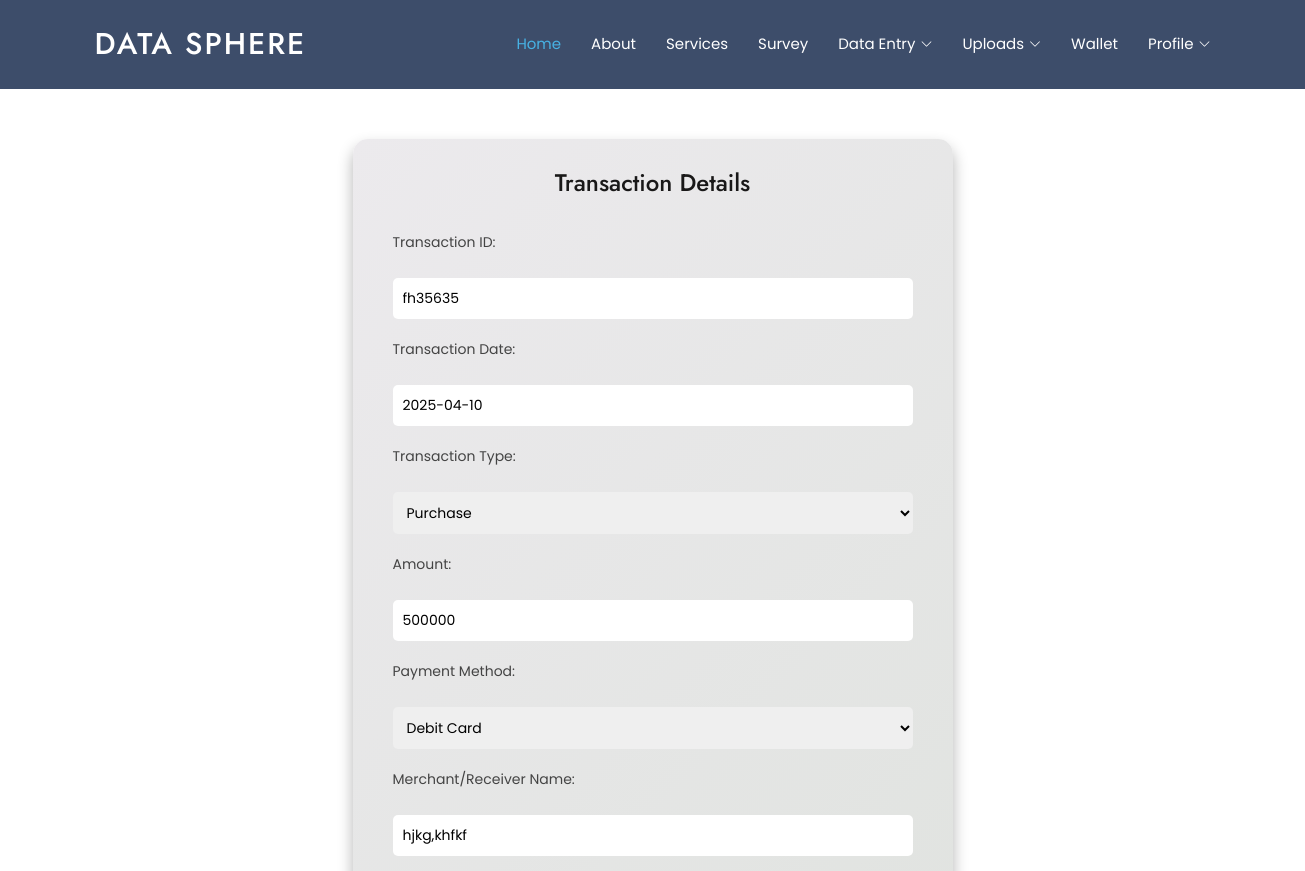
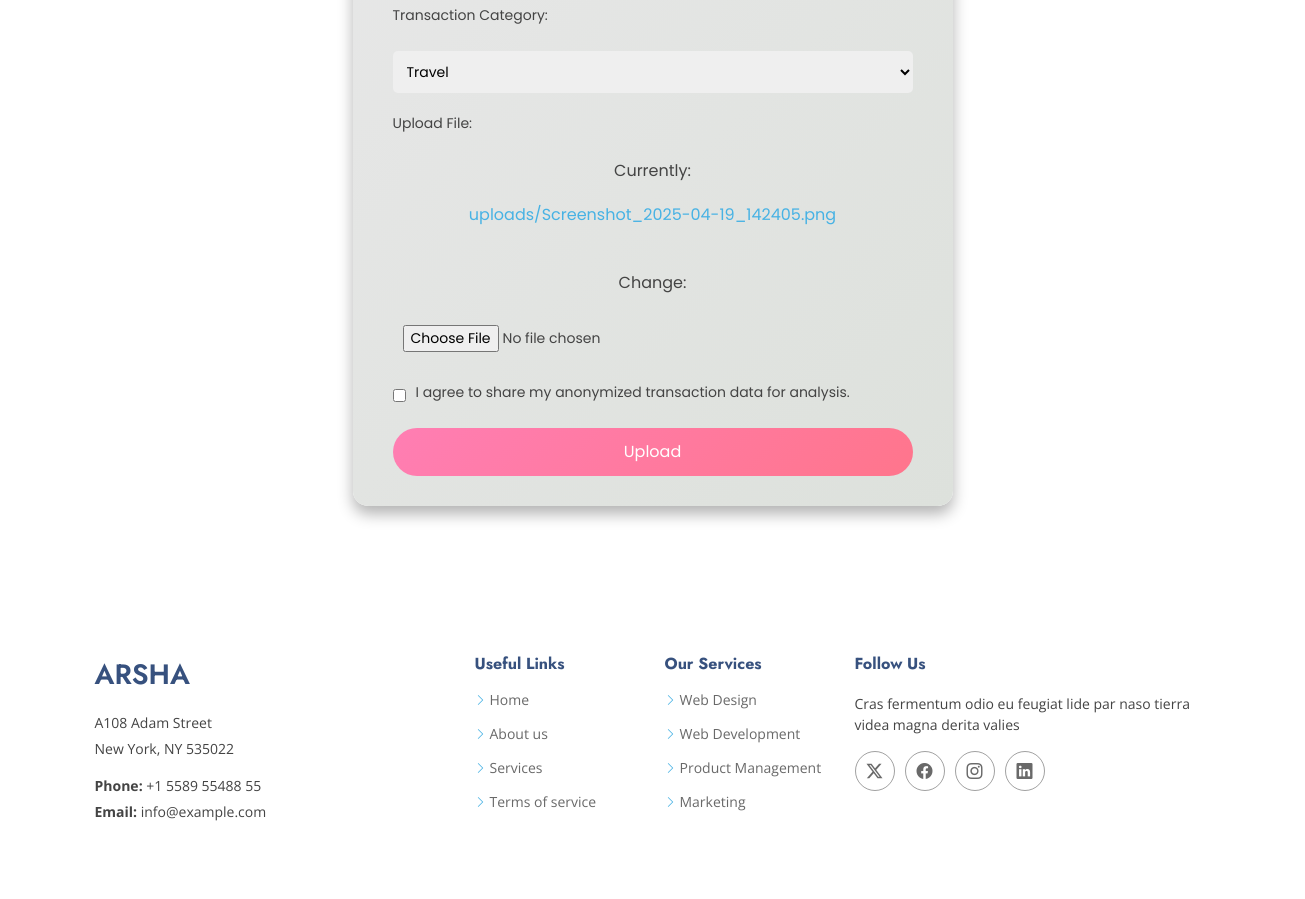
The page /tran_edit/8/ on the database its author committed (2 pictures, top to bottom).
### Dataapp/models.py (models this page shows)
class UploadedFile(models.Model):
    file = models.FileField(upload_to='uploads/')
    transaction_id = models.CharField(max_length=100, null=True, blank=True)
    dateee = models.DateField(default=now)
    transaction_type = models.CharField(max_length=100, default="0")
    amount = models.CharField(max_length=100, default="0")
    payment_method = models.CharField(max_length=100, default="0")
    merchant_name = models.CharField(max_length=100, default="0")
    category = models.CharField(max_length=100,default=0)
    upload_date = models.DateField(default=now)
    status = models.IntegerField(default=0)
    login = models.ForeignKey(User, on_delete=models.CASCADE)

### Dataapp/views.py (the view)
# urls.py: path('tran_edit/<int:id>/',views.tran_edit,name='tran_edit'),
def tran_edit(request,id):
    log=get_object_or_404(UploadedFile,id=id)
    if request.method=='POST':
        form=UploadFileForm(request.POST,request.FILES,instance=log)
        if form.is_valid():
            form.save()
            return redirect('user_transaction_view')
    else:
        form=UploadFileForm(instance=log)
    return render(request,'user/user_trans_view_up.html',{'form':form})

### Dataapp/forms.py
class UploadFileForm(forms.ModelForm):
    trans_CHOICES = [
    ('purchase', 'Purchase'),
    ('refund', 'Refund'),
    ('subscription', 'Subscription'),
    ('donation', 'Donation'),
    ]
    payment_CHOICES = [
    ('credit_card', 'Credit Card'),
    ('debit_card', 'Debit Card'),
    ('paypal', 'PayPal'),
    ('upi', 'UPI'),
    ('crypto', 'Cryptocurrency'),
    ]
    transaction_type = forms.ChoiceField(choices=trans_CHOICES)
    payment_method = forms.ChoiceField(choices=payment_CHOICES)
    category = forms.ChoiceField(choices=trans_categ)
    class Meta:
        model = UploadedFile
        fields = ['file', 'transaction_id', 'dateee', 'transaction_type', 'amount', 'payment_method', 'merchant_name', 'category']

### Dataapp/templates/user/user_trans_view_up.html (shortened to what this page needs)
{% extends "user/user_header.html" %}
{% load static %}
{% block content %}
<!DOCTYPE html>
<html>
<head>
</head>
<body>
    <div class="upload-container">
        <form method="post" enctype="multipart/form-data">
            <h2>Transaction Details</h2>
            <label for="transaction_id">Transaction ID:</label>
            {{ form.transaction_id }}
            <label for="date_time">Transaction Date:</label>
            {{ form.dateee }}
            <label for="transaction_type">Transaction Type:</label>
            {{ form.transaction_type }}
            <label for="amount">Amount:</label>
            {{ form.amount }}
            <label for="payment_method">Payment Method:</label>
            {{ form.payment_method }}
            <label for="merchant">Merchant/Receiver Name:</label>
            {{ form.merchant_name }}
            <label for="category">Transaction Category:</label>
            {{ form.category }}
            <label for="file">Upload File:</label>
            {{ form.file }}
            <div class="checkbox-label">
                <input type="checkbox" id="consent" name="consent" required>
                <label for="consent">I agree to share my anonymized transaction data for analysis.</label>
            </div>
            <button type="submit">Upload</button>
        </form>
    </div>
</body>
</html>
{% endblock %}

### Dataapp/static/user/assets/css/main.css (style rules this page uses)
:root { --default-font: "Open Sans", system-ui, -apple-system, "Segoe UI", Roboto, "Helvetica Neue", Arial, "Noto Sans", "Liberation Sans", sans-serif, "Apple Color Emoji", "Segoe UI Emoji", "Segoe UI Symbol", "Noto Color Emoji"; --heading-font: "Jost", sans-serif; --nav-font: "Poppins", sans-serif; }
:root { --background-color: #ffffff; --default-color: #444444; --heading-color: #37517e; --accent-color: #47b2e4; --surface-color: #ffffff; --contrast-color: #ffffff; }
:root { --nav-color: #ffffff; --nav-hover-color: #47b2e4; --nav-mobile-background-color: #ffffff; --nav-dropdown-background-color: #ffffff; --nav-dropdown-color: #444444; --nav-dropdown-hover-color: #47b2e4; }
:root { scroll-behavior: smooth; }
body { color: var(--default-color); background-color: var(--background-color); font-family: var(--default-font); }
a { color: var(--accent-color); text-decoration: none; transition: 0.3s; }
h1, h2, h3, h4, h5, h6 { color: var(--heading-color); font-family: var(--heading-font); }

### Dataapp/templates/user/user_trans_view_up.html (style rules this page uses)
.upload-container { font-family: 'Poppins', sans-serif; background: linear-gradient(135deg, #eceaed, #dde1dc); margin: 50px auto; padding: 30px 40px; border-radius: 15px; box-shadow: 0 8px 15px rgba(0, 0, 0, 0.3); text-align: center; width: 600px; backdrop-filter: blur(10px); }
.upload-container h2 { color: #191818; margin-bottom: 15px; font-size: 24px; }
.upload-container form { display: flex; flex-direction: column; gap: 20px; }
.upload-container label { font-size: 14px; text-align: left; margin-bottom: 5px; }
.upload-container input, .upload-container select { padding: 10px; border: none; border-radius: 5px; font-size: 14px; width: 100%; box-sizing: border-box; }
.upload-container input[type="checkbox"] { width: auto; margin-right: 10px; }
.upload-container button { background: linear-gradient(135deg, #ff7eb3, #ff758c); color: white; border: none; padding: 12px 20px; border-radius: 25px; cursor: pointer; font-size: 16px; transition: all 0.3s ease; }
.upload-container .checkbox-label { display: flex; align-items: center; font-size: 14px; }

### rows shown on the page
UploadedFile: transaction_id "fh35635", dateee "2025-04-10", transaction_type "Purchase", amount "500000", payment_method "Debit Card", merchant_name "hjkg,khfkf", category "Travel"
